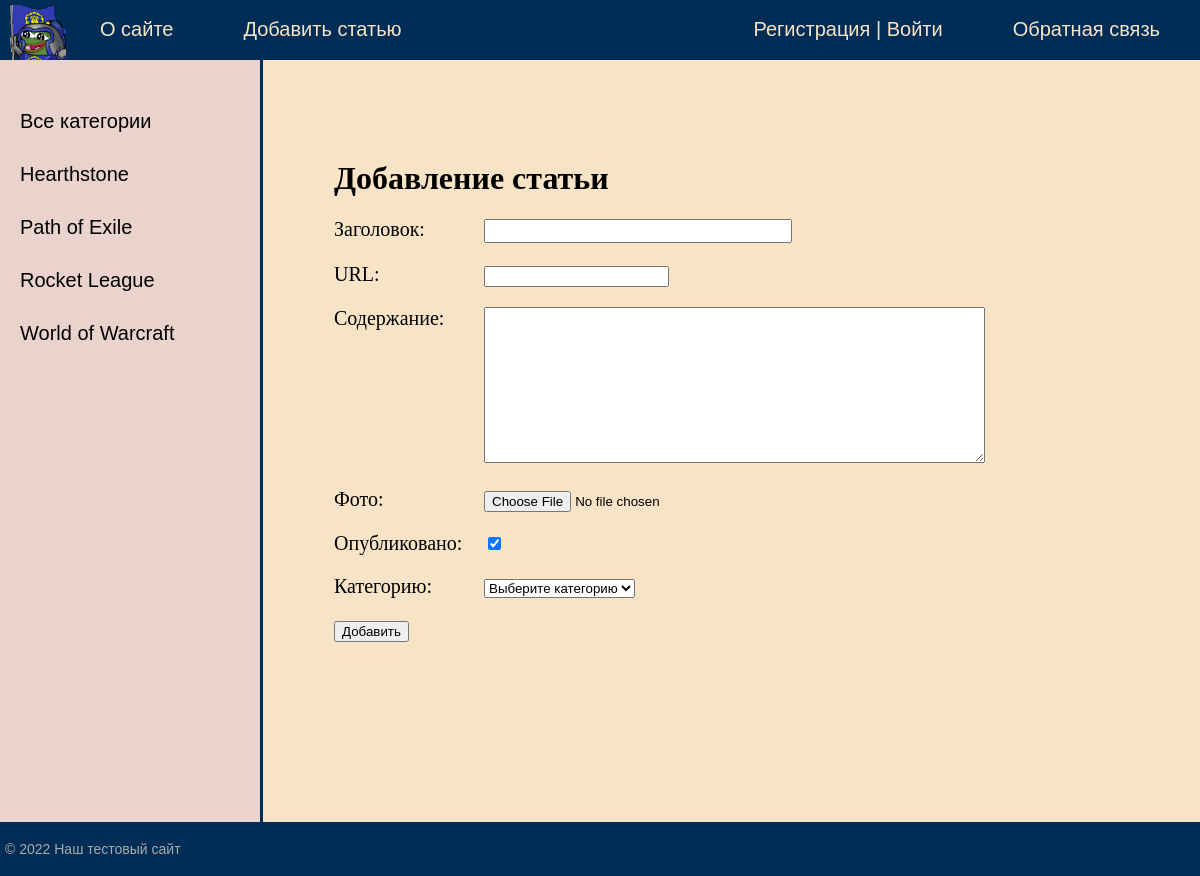
Screenshot of /blog/addpage/ with the database file from the repository.
### blog/models.py (models this page shows)
class Category(models.Model):
    name = models.CharField(max_length=100, db_index=True, verbose_name='Название')
    slug = models.SlugField(max_length=255, unique=True, db_index=True, verbose_name='URL')
    def __str__(self):
        return self.name
    def get_absolute_url(self):
        return reverse('category', kwargs={'cat_slug': self.slug})
    class Meta:
        verbose_name = 'Категорию'
        verbose_name_plural = 'Категории'
        ordering = ['id']

### blog/views.py (the view)
# urls.py: path('addpage/', AddPage.as_view(), name='add_page'),
class AddPage(CreateView):
    form_class = AddPostForm
    template_name = 'blog/addpage.html'
    success_url = reverse_lazy('home')
    def get_context_data(self, *, object_list=None, **kwargs):
        context = super().get_context_data(**kwargs)
        context['title'] = 'Добавление статьи'
        context['menu'] = menu
        return context

### blog/forms.py (shortened to what this page needs)
class AddPostForm(forms.ModelForm):
    def __init__(self, *args, **kwargs):
        super().__init__(*args, **kwargs)
        self.fields['cat'].empty_label = 'Выберите категорию'
    class Meta:
        model = Post
        fields = ['title', 'slug', 'content', 'photo', 'is_published', 'cat']
        widgets = {
            'title': forms.TextInput(attrs={'class': 'form-input'}),
            'content': forms.Textarea(attrs={'cols': 60, 'rows': 10}),
        }

### blog/templatetags/blog_tags.py (called while the page is built)
@register.inclusion_tag('blog/list_categories.html')
def get_categories(sort=None, cat_selected=0):
    if not sort:
        cats = Category.objects.all()
    else:
        cats = Category.objects.order_by(sort)
    return {"cats": cats, "cat_selected": cat_selected}

### blog/templates/blog/addpage.html (shortened to what this page needs)
{% extends 'blog/base.html' %}
{% block content %}
<h1>{{title}}</h1>
<form action="{% url 'add_page' %}" method="post" enctype="multipart/form-data">
    {% for f in form %}
    <p><label class="form-label" for="{{ f.id_for_label }}">{{f.label}}: </label>{{ f }}</p>
    {% endfor %}
    <button type="submit">Добавить</button>
</form>
{% endblock %}

### blog/templates/blog/list_categories.html
{% for c in cats %}
    {% if c.pk == cat_selected %}
        <li class="selcted">{{c.name}}</li>
    {% else %}
        <li><a href="{{c.get_absolute_url}}">{{c.name}}</a></li>
    {% endif %}
{% endfor %}

### blog/static/blog/css/styles.css (style rules this page uses)
html, body { font-family: 'Arial'; margin: 0; padding: 0; height: 100%; width: 100%; color: #f7e4c7; font-face: ARIAL BLACK; }
a { color: #0059b2; text-decoration: none; }
.left-chapters ul li { margin: 30px 0 0 0; color: #999; }
.left-chapters ul li a { color: #000000; text-decoration: none; }
.content-text h1 { font-size: 32px; }
.form-input { width: 300px; font-size: 16px; }
.form-label { display: inline-block; min-width: 150px; vertical-align: top; }

### rows the page displays
Category: name "Hearthstone"
Category: name "Path of Exile"
Category: name "Rocket League"
Category: name "World of Warcraft"

### other values shown
{{ m.title }} "О сайте" "Добавить статью"
{{ m.title }} "Обратная связь"
{{ title }} "Добавление статьи"
{{ f.label }} "Заголовок" "URL" "Содержание" "Фото" "Опубликовано" "Категорию"
